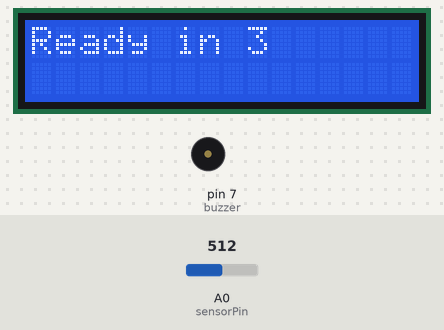
The sketch below on a simulated Arduino Uno, built with avr-gcc and run on an emulated ATmega328P. On the bench: 16×2 character LCD, buzzer (waves = sounding). Inputs (shaded band) come from the test bench; at power-on: A0 (sensorPin) = 512.

Above: at 8.1 s.
At 12.2 s:
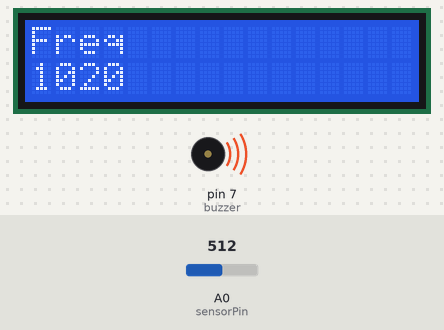
12.3 s: A0 (sensorPin) set to 716
At 13.3 s:
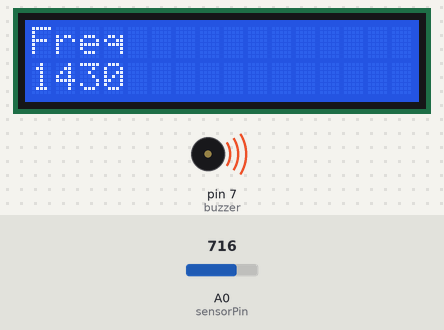
13.8 s: A0 (sensorPin) set to 54
At 14.6 s:
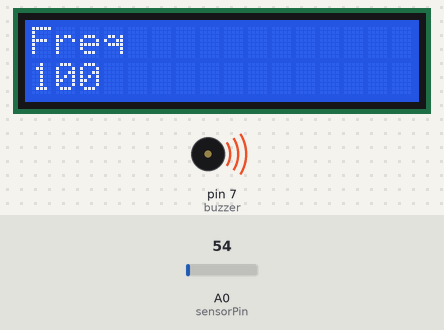
15.3 s: A0 (sensorPin) set to 45
At 16.7 s:
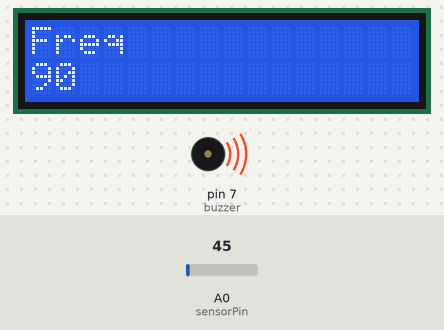
Timing chart, 0 to 18.3 s (numbered marks = the images above; inputs shaded):
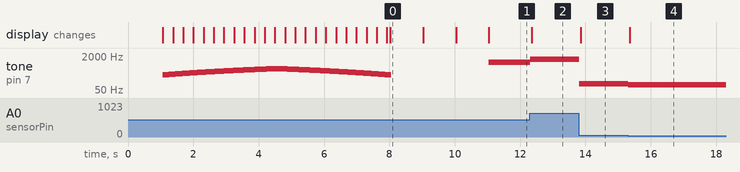

Measured:
- after the input at 12.3 s, tone on pin 7 (buzzer): 1020 Hz → 1430 Hz at once; the display: changes after 0.05 s (image 2)
- after the input at 13.8 s, tone on pin 7 (buzzer): 1430 Hz → 100 Hz at once; the display: changes after 0.06 s (image 3)
- after the input at 15.3 s, tone on pin 7 (buzzer): 100 Hz → 90 Hz at once; the display: changes after 0.05 s (image 4)
- by itself, tone on pin 7 (buzzer): plays 256 Hz for 0.01 s, 257 Hz for 0.01 s, 258 Hz for 0.01 s, 259 Hz for 0.01 s, 260 Hz for 0.01 s, 261 Hz for 0.01 s … (514 notes in this stretch)
- what the display in image 0 shows lasts 1.0 s, from 8.0 s to 9.0 s

The sketch:

Arduino_Frequency_Counter.ino
```cpp
#include <LiquidCrystal.h>

LiquidCrystal lcd(12, 11, 5, 4, 3, 2);
int ccc = 1;
int sensorPin = A0;
int sensorValue = 0;
int freq = 0;
const int buzzer = 7;

void playTone(int freqq){
  lcd.clear();
  lcd.setCursor(0, 0);
  lcd.print("Freq");
  lcd.setCursor(0, 1);
  tone(buzzer, freqq);
  lcd.print(freqq);
}

void setup() {
  pinMode(buzzer, OUTPUT);
  lcd.begin(16, 2);
  lcd.setCursor(0, 0);
  lcd.print("Testing...");
  delay(1000);
  for (int freqq = 256; freqq <= 512; freqq++) {
    playTone(freqq);
    delay(10);
  }
  for (int freqq = 512; freqq >= 256; freqq--) {
    playTone(freqq);
    delay(10);
  }
  noTone(buzzer);
  lcd.setCursor(0, 0);
  lcd.clear();
  lcd.print("Ready in 3");
  delay(1000);
  lcd.clear();
  lcd.print("Ready in 2");
  delay(1000);
  lcd.clear();
  lcd.print("Ready in 1");
  delay(1000);
}

void loop() {
  sensorValue = analogRead(sensorPin);
  freq = ceil(sensorValue/5)*5*2;
  if (freq>2000) {
    freq = 2000;
  }
  if (freq<20) {
    freq = 20;
  }
  playTone(freq);
  delay(20);
}
```
